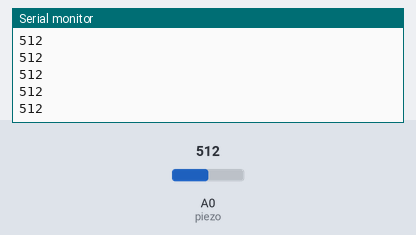
This sketch was run on a simulated Arduino Uno, built with avr-gcc and run on an emulated ATmega328P. Parts: the last lines printed to the serial monitor. Inputs (shaded band) come from the test bench; at power-on: A0 (piezo) = 512.

Above: at 1.2 s.
1.3 s: A0 (piezo) set to 716
At 1.31 s:
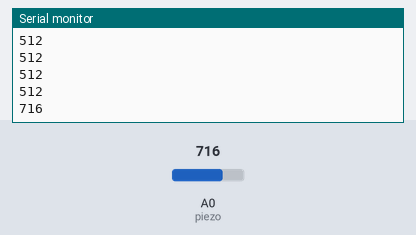
2.8 s: A0 (piezo) set to 900
At 2.81 s:
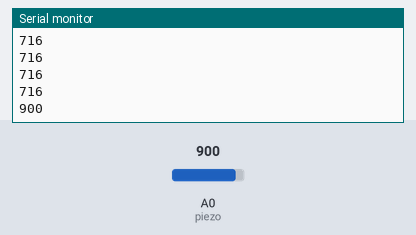
Timing chart, 0 to 5.8 s (numbered marks = the images above; inputs shaded):
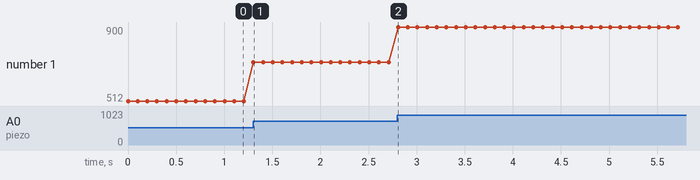

The sketch:

piezoelecticsensor.ino
```cpp
int piezo = A0;

// VOID SETUP FUNCTION FOR INITIALIZE SETTING

void setup()
{
  pinMode(piezo, INPUT);
  Serial.begin(9600);
}

// VOID LOOP FUNCTION FOR DOING THE PROCESS INFINITLY

void loop()
{
  int piezovalue = analogRead(piezo);

  Serial.println(piezovalue);

  delay(100);
}
```

Measured:
- after the input at 1.3 s, the serial monitor: prints a new line at once (image 1)
- after the input at 2.8 s, the serial monitor: prints a new line at once (image 2)
- plotted number 1: 512 → 716 after the input at 1.3 s, 716 → 900 after the input at 2.8 s
